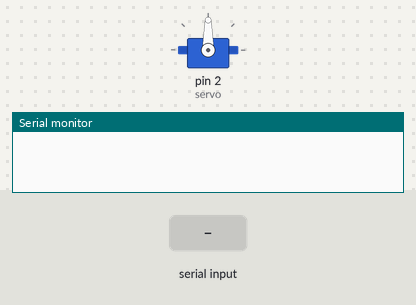
Recording of a sketch running on a simulated Arduino Uno, built with avr-gcc and run on an emulated ATmega328P. Parts: servo, the last lines printed to the serial monitor. Inputs (shaded band) come from the test bench.

Above: at 1.2 s.
1.3 s: "90,45\n" received over Serial
At 2.5 s:
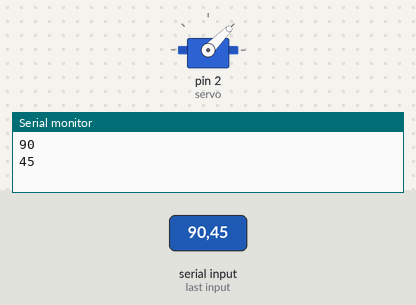
2.9 s: "30,150\n" received over Serial
At 3.8 s:
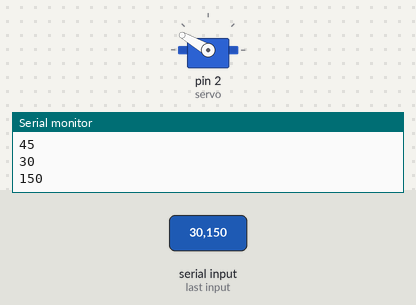
4.5 s: "90\n" received over Serial
At 5.7 s:
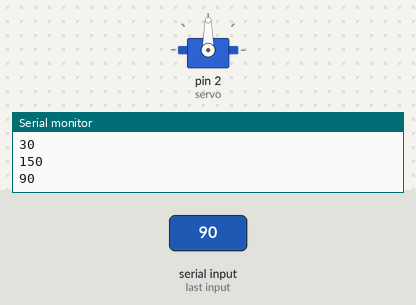
Timing chart, 0 to 7.5 s (numbered marks = the images above; inputs shaded):
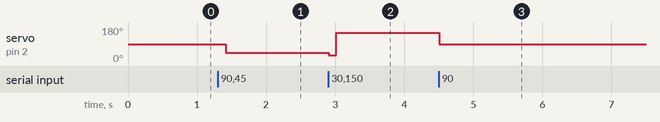

The sketch:

sketch_aug29a.ino
```cpp
// 서브 모터 //

#include <Servo.h>
Servo servo;
int angle = 90;
int i = 0;
void setup()
{
  Serial.begin(9600);
  servo.attach(2);
}

void loop() {
  if(Serial.available())
  {
  servo.attach(2);
  angle = Serial.parseInt();
  if( angle <= 170 && angle >= 20)
  {
    Serial.println(angle);
    servo.write(angle);
    delay(100);
    servo.detach();
    delay(10);
  }
  }
}
```

Measured:
- after the input at 1.3 s, servo on pin 2 (servo): 90° → 45° after 0.11 s
- after the input at 2.9 s, servo on pin 2 (servo): 45° → 30° at once, → 150° 0.11 s later
- after the input at 4.5 s, servo on pin 2 (servo): 150° → 90° at once
